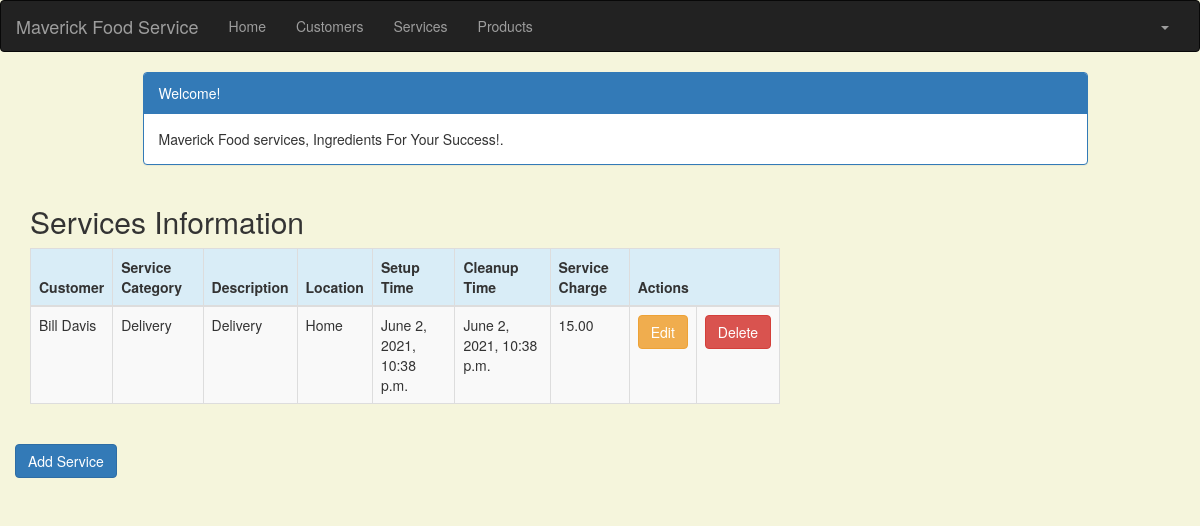
Screenshot of /service_list (signed in) with the database file from the repository.
### crm/models.py (models this page shows, shortened)
class Service(models.Model):
    cust_name = models.ForeignKey(Customer, on_delete=models.CASCADE, related_name='services')
    service_category = models.CharField(max_length=100)
    description = models.TextField()
    location = models.CharField(max_length=200)
    setup_time = models.DateTimeField(
        default=timezone.now)
    cleanup_time = models.DateTimeField(
        default=timezone.now)
    service_charge = models.DecimalField(max_digits=10, decimal_places=2)
    created_date = models.DateTimeField(
        default=timezone.now)
    updated_date = models.DateTimeField(auto_now_add=True)

class Customer(models.Model):
    cust_name = models.CharField(max_length=50)
    organization = models.CharField(max_length=100, blank=True)
    role = models.CharField(max_length=100)
    email = models.EmailField(max_length=100)
    bldgroom = models.CharField(max_length=100)
    address = models.CharField(max_length=200)
    account_number = models.IntegerField(blank=False, null=False)
    city = models.CharField(max_length=50)
    state = models.CharField(max_length=50)
    zipcode = models.CharField(max_length=10)
    phone_number = models.CharField(max_length=50)
    created_date = models.DateTimeField(
        default=timezone.now)
    updated_date = models.DateTimeField(auto_now_add=True)
    def __str__(self):
        return str(self.cust_name)

### crm/views.py (the view)
# urls.py: path('service_list', views.service_list, name='service_list'),
@login_required
def service_list(request):
    services = Service.objects.filter(created_date__lte=timezone.now())
    return render(request, 'crm/service_list.html', {'services': services})

### crm/templates/crm/service_list.html (shortened to what this page needs)
<!DOCTYPE html>
{% extends 'crm/base.html' %}
{% block content %}
    <head>
        <link rel="stylesheet" href="https://maxcdn.bootstrapcdn.com/bootstrap/3.3.4/css/bootstrap.min.css">
    </head>
    <body>
    <div class="container">
        <div class="row">
            <div class="col-md-10 col-md-offset-1">
                <div class="panel panel-primary">
                    <div class="panel-heading">Welcome!</div>
                    <div class="panel-body">
                        Maverick Food services, Ingredients For Your Success!.
                    </div>
                </div>
            </div>
        </div>
    </div>
    <div class="row">
        <h2 style="padding-left: 15Px">Services Information</h2>
    </div>
    <div>
        <table class="table table-striped table-bordered table-hover">
            <thead>
            <tr class="bg-info">
                <th>Customer</th>
                <th>Service Category</th>
                <th>Description</th>
                <th>Location</th>
                <th>Setup Time</th>
                <th>Cleanup Time</th>
                <th>Service Charge</th>
                <th colspan="3">Actions</th>
            </tr>
            </thead>
            <tbody>
            {% for service in services %}
                <tr>
                    <td>{{ service.cust_name }}</td>
                    <td>{{ service.service_category }}</td>
                    <td>{{ service.description }}</td>
                    <td>{{ service.location }}</td>
                    <td>{{ service.setup_time }}</td>
                    <td>{{ service.cleanup_time }}</td>
                    <td>{{ service.service_charge }}</td>
                    <td><a href="{% url 'crm:service_edit' pk=service.pk %}"
                           class="btn btn-warning">Edit</a></td>
                    <td><a href="{% url 'crm:service_delete' pk=service.pk %}"
                            onclick="return confirm('Are you sure you want to delete?')"
                            class="btn btn-danger">Delete</a>
                    </td>
                </tr>
            {% endfor %}
            </tbody>
        </table>
    </div>
     <div class="row">
         <a href="{% url 'crm:service_new' %}" class="row"><span
                    class="btn btn-primary">Add Service</span></a>
     </div>
    </body>
{% endblock %}

### crm/templates/crm/service_list.html (style rules this page uses)
body { background-color: beige; }

### rows the page displays
Service: cust_name "Bill Davis", service_category "Delivery", description "Delivery", location "Home", setup_time "June 2, 2021, 10:38 p.m.", cleanup_time "June 2, 2021, 10:38 p.m.", service_charge "15.00"
